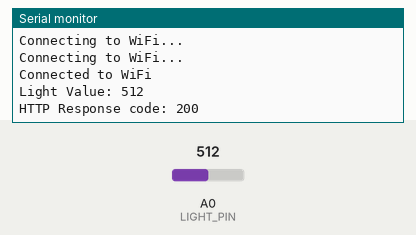
The sketch below on a simulated ESP8266 (NodeMCU). Shown: the last lines printed to the serial monitor. The inputs (shaded band) are chosen by the test bench; at power-on: A0 (LIGHT_PIN) = 512. WiFi joins after 1.5 s; servers stay silent unless stated; uploads are accepted with an empty reply.

Above: at 3.2 s.
3.3 s: A0 (LIGHT_PIN) set to 716
At 7.36 s:
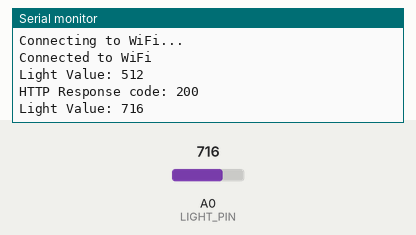
9.1 s: A0 (LIGHT_PIN) set to 900
At 13.8 s:
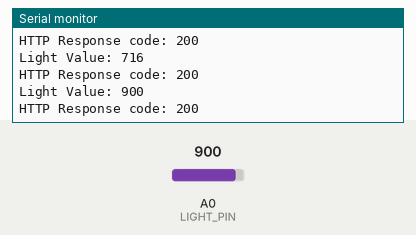
Timing chart, 0 to 15.3 s (numbered marks = the images above; inputs shaded):
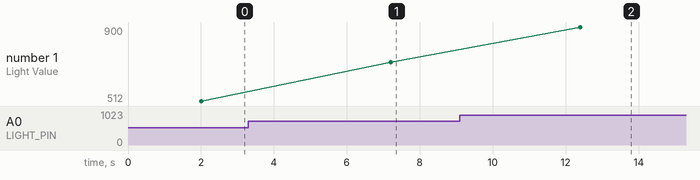

Measured:
- after the input at 3.3 s, the serial monitor: prints a new line after 3.9 s (image 1)
- after the input at 9.1 s, the serial monitor: prints a new line after 3.3 s (image 2)
- plotted number 1: 512 → 716 after the input at 3.3 s, 716 → 900 after the input at 9.1 s

The sketch:

light_wifi_http_api.ino
```cpp
// Wiring:
// Connect the Grove Light Sensor to the NodeMCU as follows:
//
// VCC (Voltage) pin of the sensor to the 3.3V pin on the NodeMCU.
// GND (Ground) pin of the sensor to the GND pin on the NodeMCU.
// SIG (Signal) pin of the sensor to any available Analog pin on the NodeMCU (e.g., A0).
// Here's a text representation of the wiring connections:
//
// Sensor VCC -> NodeMCU 3.3V
// Sensor GND -> NodeMCU GND
// Sensor SIG -> NodeMCU AO (or any other Analog pin)
//

#include <ESP8266WiFi.h>
#include <ESP8266HTTPClient.h>

#define LIGHT_PIN A0  // Connect the light sensor to NodeMCU A0

const char* ssid = "your_SSID";
const char* password = "your_PASSWORD";
const char* apiEndpoint = "http://your-api-endpoint.com";

void setup() {
  Serial.begin(115200);
  WiFi.begin(ssid, password);

  while (WiFi.status() != WL_CONNECTED) {
    delay(1000);
    Serial.println("Connecting to WiFi...");
  }

  Serial.println("Connected to WiFi");
  analogReference(DEFAULT);  // Set the default analog reference
}

int getLightValue() {
  int lightValue = analogRead(LIGHT_PIN);
  Serial.print("Light Value: ");
  Serial.println(lightValue);

  return lightValue;
}

void sendDataToAPI(int lightValueVal) {
  WiFiClient client;
  HTTPClient http;

  // Construct the complete URL
  String url = apiEndpoint;

  http.begin(client, url);
  http.addHeader("Content-Type", "application/json");
  String jsonData = "{\"light\": " + String(lightValueVal) + "}";
  int httpResponseCode = http.POST(jsonData);  // Use jsonData instead of data

  if (httpResponseCode > 0) {
    Serial.print("HTTP Response code: ");
    Serial.println(httpResponseCode);
  } else {
    Serial.println("Error in HTTP POST request");
  }

  http.end();
}

void loop() {
  int lightValue = getLightValue();

  sendDataToAPI(lightValue);

  delay(5000);  // Send data every 5 seconds
}
```
